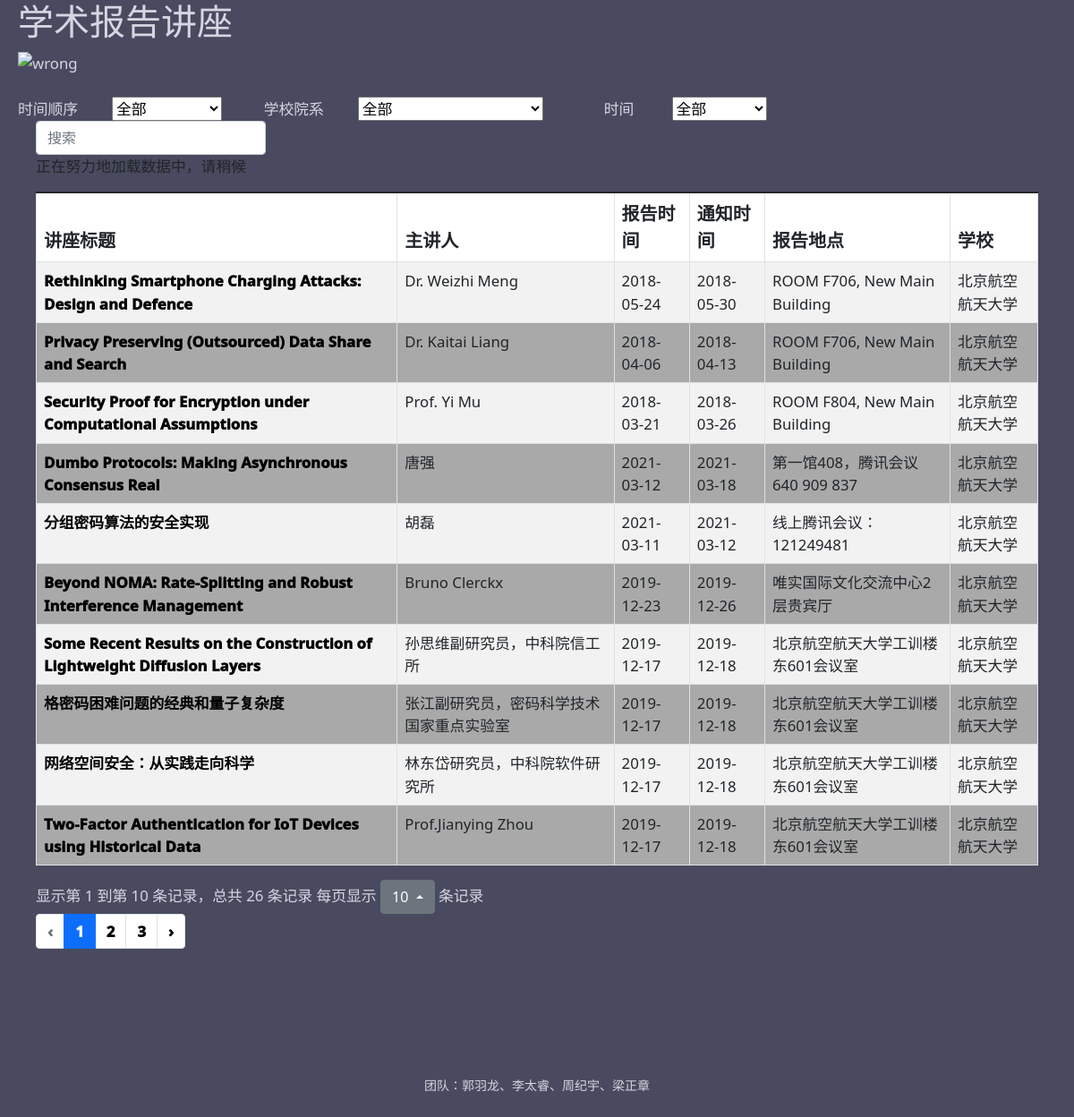
The app's page /bj with its own data.
### tables this page shows
CREATE TABLE inf(university text,link text PRIMARY KEY,title text,time text,speaker text,place text, rel_time text);

### app.py (the view)
@app.route('/bj')
def website1_4():  # put application's code here
    sql = '''select *
         from inf
        where inf.university == "�������պ����ѧ"
        order by time desc
        '''
    datalist = use_db(sql)
    return render_template("school4.html", reports=datalist)

### app.py (called while the page is built)
def use_db(sql_order):
    conn = sqlite3.connect('lecture.db')
    datalist = []
    cur = conn.cursor()
    cur.execute(sql_order)
    results = cur.fetchall()
    for row in results:
        datalist.append(row)
    conn.commit()
    conn.close()
    return datalist

### templates/school4.html (shortened to what this page needs)
<!DOCTYPE html>
<html lang="en">
<head>
    <link rel="stylesheet" href="/static/css/style.css">
    <link rel="stylesheet" href="/static/css">
    <link href="https://cdn.jsdelivr.net/npm/bootstrap@5.1.3/dist/css/bootstrap.min.css" rel="stylesheet"
>
    <link rel="stylesheet" href="https://cdn.jsdelivr.net/npm/bootstrap-icons@1.7.2/font/bootstrap-icons.css">
    <link rel="stylesheet" href="https://unpkg.com/bootstrap-table@1.20.2/dist/bootstrap-table.min.css">
    <link rel="stylesheet" href="/static/src/jquery.page.css">
</head>
<body style="margin-left: 20px; margin-right: 20px; ">
<h1 class="content">学术报告讲座</h1>
<div>
    <img
            src="https://www.cs.tsinghua.edu.cn/images/list-banner.png"
            height="120px"
            width="1350"
    alt="wrong"
    />
</div>
<br/>
<span class="kg">时间顺序</span
>&emsp; &emsp;<label>
    <select onchange="window.open(this.options[this.selectedIndex].value)">
        <option value="/">全部</option>
    </select>
</label>
<span class="kg">学校院系</span
>&emsp; &emsp;<label for=""></label><select onchange="window.open(this.options[this.selectedIndex].value)">
    <option value="/" selected>全部</option>
</select>
&emsp; &emsp; &emsp; 时间&emsp; &emsp;
    <select onchange="window.open(this.options[this.selectedIndex].value)">
        <option value="/">全部</option>
    </select>
<div style="margin-left: 20px; margin-right: 20px; ">
<table
        id='table_page'
        class="table-striped"
>
    {% for report in reports %}
        <tr>
            <th><a href="{{ report[1] }}" target="_blank">
                {{ report[2] }} </a></th>
            <th>{{ report[4] }}</th>
            <th>{{ report[6] }}</th>
            <th>{{ report[3] }}</th>
            <th>{{ report[5] }}</th>
            <th >{{ report[0] }}</th>
        </tr>
    {% endfor %}
</table>
</div>
<br><br><br>
<div style="text-align:center;margin:50px 0; font:normal 14px/24px 'MicroSoft YaHei';">
<p>团队：郭羽龙、李太睿、周纪宇、梁正章</p>
</div>
</body>
</html>

### static/css/style.css (style rules this page uses)
tr:nth-child(odd) { background-color: #ffffff; }
tr:nth-child(even) { background-color: rgb(169, 169, 169); }
a { font-weight: 1000; color: #000000; }
a:link { text-decoration: none; color:black; }

### records on screen
inf: title "Rethinking Smartphone Charging Attacks: Design and Defence", speaker "Dr. Weizhi Meng", rel_time "2018-05-24", time "2018-05-30", place "ROOM F706, New Main Building", university "北京航空航天大学"
inf: title "Privacy Preserving (Outsourced) Data Share and Search", speaker "Dr. Kaitai Liang", rel_time "2018-04-06", time "2018-04-13", place "ROOM F706, New Main Building", university "北京航空航天大学"
inf: title "Security Proof for Encryption under Computational Assumptions", speaker "Prof. Yi Mu", rel_time "2018-03-21", time "2018-03-26", place "ROOM F804, New Main Building", university "北京航空航天大学"
inf: title "Dumbo Protocols: Making Asynchronous Consensus Real", speaker "唐强", rel_time "2021-03-12", time "2021-03-18", place "第一馆408，腾讯会议640 909 837", university "北京航空航天大学"
inf: title "分组密码算法的安全实现", speaker "胡磊", rel_time "2021-03-11", time "2021-03-12", place "线上腾讯会议：121249481", university "北京航空航天大学"
inf: title "Beyond NOMA: Rate-Splitting and Robust Interference Management", speaker "Bruno Clerckx", rel_time "2019-12-23", time "2019-12-26", place "唯实国际文化交流中心2层贵宾厅", university "北京航空航天大学"
inf: title "Some Recent Results on the Construction of Lightweight Diffusion Layers", speaker "孙思维副研究员，中科院信工所", rel_time "2019-12-17", time "2019-12-18", place "北京航空航天大学工训楼东601会议室", university "北京航空航天大学"
inf: title "格密码困难问题的经典和量子复杂度", speaker "张江副研究员，密码科学技术国家重点实验室", rel_time "2019-12-17", time "2019-12-18", place "北京航空航天大学工训楼东601会议室", university "北京航空航天大学"
inf: title "网络空间安全：从实践走向科学", speaker "林东岱研究员，中科院软件研究所", rel_time "2019-12-17", time "2019-12-18", place "北京航空航天大学工训楼东601会议室", university "北京航空航天大学"
inf: title "Two-Factor Authentication for IoT Devices using Historical Data", speaker "Prof.Jianying Zhou", rel_time "2019-12-17", time "2019-12-18", place "北京航空航天大学工训楼东601会议室", university "北京航空航天大学"
